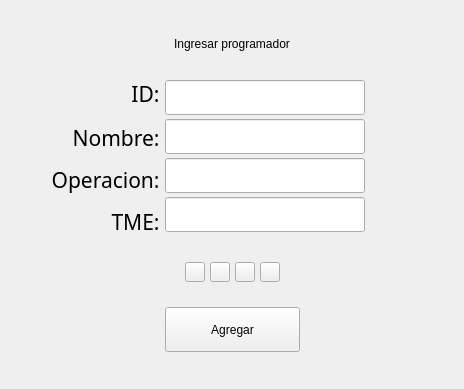
               <widget class="QWidget" name="page_Registrar">
                <layout class="QVBoxLayout" name="verticalLayout_7">
                 <property name="spacing">
                  <number>25</number>
                 </property>
                 <item>
                  <spacer name="verticalSpacer_4">
                   <property name="orientation">
                    <enum>Qt::Vertical</enum>
                   </property>
                   <property name="sizeHint" stdset="0">
                    <size>
                     <width>20</width>
                     <height>26</height>
                    </size>
                   </property>
                  </spacer>
                 </item>
                 <item>
                  <widget class="QLabel" name="label_7">
                   <property name="styleSheet">
                    <string notr="true">font: 77 20pt &quot;Arial Black&quot;;</string>
                   </property>
                   <property name="text">
                    <string>Ingresar programador</string>
                   </property>
                   <property name="alignment">
                    <set>Qt::AlignCenter</set>
                   </property>
                  </widget>
                 </item>
                 <item>
                  <layout class="QHBoxLayout" name="horizontalLayout_6">
                   <property name="spacing">
                    <number>0</number>
                   </property>
                   <item>
                    <spacer name="horizontalSpacer_9">
                     <property name="orientation">
                      <enum>Qt::Horizontal</enum>
                     </property>
                     <property name="sizeHint" stdset="0">
                      <size>
                       <width>40</width>
                       <height>20</height>
                      </size>
                     </property>
                    </spacer>
                   </item>
                   <item>
                    <layout class="QVBoxLayout" name="verticalLayout_5">
                     <property name="spacing">
                      <number>12</number>
                     </property>
                     <item>
                      <widget class="QLabel" name="label_3">
                       <property name="minimumSize">
                        <size>
                         <width>0</width>
                         <height>35</height>
                        </size>
                       </property>
                       <property name="maximumSize">
                        <size>
                         <width>16777215</width>
                         <height>35</height>
                        </size>
                       </property>
                       <property name="font">
                        <font>
                         <family>Arial Black</family>
                         <pointsize>16</pointsize>
                         <weight>9</weight>
                         <italic>false</italic>
                         <bold>false</bold>
                        </font>
                       </property>
                       <property name="text">
                        <string>ID: </string>
                       </property>
                       <property name="alignment">
                        <set>Qt::AlignRight|Qt::AlignTrailing|Qt::AlignVCenter</set>
                       </property>
                      </widget>
                     </item>
                     <item>
                      <widget class="QLabel" name="label_4">
                       <property name="font">
                        <font>
                         <family>Arial Black</family>
                         <pointsize>16</pointsize>
                         <weight>9</weight>
                         <italic>false</italic>
                         <bold>false</bold>
                        </font>
                       </property>
                       <property name="text">
                        <string>Nombre: </string>
                       </property>
                       <property name="alignment">
                        <set>Qt::AlignRight|Qt::AlignTrailing|Qt::AlignVCenter</set>
                       </property>
                      </widget>
                     </item>
                     <item>
                      <widget class="QLabel" name="label_5">
                       <property name="font">
                        <font>
                         <family>Arial Black</family>
                         <pointsize>16</pointsize>
                         <weight>9</weight>
                         <italic>false</italic>
                         <bold>false</bold>
                        </font>
                       </property>
                       <property name="text">
                        <string>Operacion: </string>
                       </property>
                       <property name="alignment">
                        <set>Qt::AlignRight|Qt::AlignTrailing|Qt::AlignVCenter</set>
                       </property>
                      </widget>
                     </item>
                     <item>
                      <widget class="QLabel" name="label_6">
                       <property name="font">
                        <font>
                         <family>Arial Black</family>
                         <pointsize>16</pointsize>
                         <weight>9</weight>
                         <italic>false</italic>
                         <bold>false</bold>
                        </font>
                       </property>
                       <property name="text">
                        <string>TME: </string>
                       </property>
                       <property name="alignment">
                        <set>Qt::AlignRight|Qt::AlignTrailing|Qt::AlignVCenter</set>
                       </property>
                      </widget>
                     </item>
                    </layout>
                   </item>
                   <item>
                    <layout class="QVBoxLayout" name="verticalLayout_6">
                     <item>
                      <widget class="QLineEdit" name="lineEdit_3">
                       <property name="minimumSize">
                        <size>
                         <width>200</width>
                         <height>35</height>
                        </size>
                       </property>
                       <property name="maximumSize">
                        <size>
                         <width>200</width>
                         <height>35</height>
                        </size>
                       </property>
                       <property name="maxLength">
                        <number>5</number>
                       </property>
                       <property name="readOnly">
                        <bool>true</bool>
                       </property>
                      </widget>
                     </item>
                     <item>
                      <widget class="QLineEdit" name="lineEdit_4">
                       <property name="minimumSize">
                        <size>
                         <width>200</width>
                         <height>35</height>
                        </size>
                       </property>
                       <property name="maximumSize">
                        <size>
                         <width>200</width>
                         <height>35</height>
                        </size>
                       </property>
                       <property name="maxLength">
                        <number>50</number>
                       </property>
                       <property name="readOnly">
                        <bool>true</bool>
                       </property>
                      </widget>
                     </item>
                     <item>
                      <widget class="QLineEdit" name="lineEdit_5">
                       <property name="minimumSize">
                        <size>
                         <width>200</width>
                         <height>35</height>
                        </size>
                       </property>
                       <property name="maximumSize">
                        <size>
                         <width>200</width>
                         <height>35</height>
                        </size>
                       </property>
                       <property name="maxLength">
                        <number>30</number>
                       </property>
                       <property name="readOnly">
                        <bool>true</bool>
                       </property>
                      </widget>
                     </item>
                     <item>
                      <widget class="QLineEdit" name="lineEdit_6">
                       <property name="minimumSize">
                        <size>
                         <width>200</width>
                         <height>35</height>
                        </size>
                       </property>
                       <property name="maximumSize">
                        <size>
                         <width>200</width>
                         <height>35</height>
                        </size>
                       </property>
                       <property name="maxLength">
                        <number>20</number>
                       </property>
                       <property name="readOnly">
                        <bool>true</bool>
                       </property>
                      </widget>
                     </item>
                    </layout>
                   </item>
                   <item>
                    <spacer name="horizontalSpacer_10">
                     <property name="orientation">
                      <enum>Qt::Horizontal</enum>
                     </property>
                     <property name="sizeHint" stdset="0">
                      <size>
                       <width>88</width>
                       <height>17</height>
                      </size>
                     </property>
                    </spacer>
                   </item>
                  </layout>
                 </item>
                 <item>
                  <layout class="QHBoxLayout" name="horizontalLayout_7">
                   <property name="spacing">
                    <number>5</number>
                   </property>
                   <item>
                    <spacer name="horizontalSpacer_5">
                     <property name="orientation">
                      <enum>Qt::Horizontal</enum>
                     </property>
                     <property name="sizeHint" stdset="0">
                      <size>
                       <width>40</width>
                       <height>20</height>
                      </size>
                     </property>
                    </spacer>
                   </item>
                   <item>
                    <widget class="QPushButton" name="pushButton_4">
                     <property name="minimumSize">
                      <size>
                       <width>20</width>
                       <height>20</height>
                      </size>
                     </property>
                     <property name="maximumSize">
                      <size>
                       <width>20</width>
                       <height>20</height>
                      </size>
                     </property>
                     <property name="cursor">
                      <cursorShape>BlankCursor</cursorShape>
                     </property>
                     <property name="text">
                      <string/>
                     </property>
                    </widget>
                   </item>
                   <item>
                    <widget class="QPushButton" name="pushButton_7">
                     <property name="minimumSize">
                      <size>
                       <width>20</width>
                       <height>20</height>
                      </size>
                     </property>
                     <property name="maximumSize">
                      <size>
                       <width>20</width>
                       <height>20</height>
                      </size>
                     </property>
                     <property name="cursor">
                      <cursorShape>BlankCursor</cursorShape>
                     </property>
                     <property name="text">
                      <string/>
                     </property>
                    </widget>
                   </item>
                   <item>
                    <widget class="QPushButton" name="pushButton_6">
                     <property name="minimumSize">
                      <size>
                       <width>20</width>
                       <height>20</height>
                      </size>
                     </property>
                     <property name="maximumSize">
                      <size>
                       <width>20</width>
                       <height>20</height>
                      </size>
                     </property>
                     <property name="cursor">
                      <cursorShape>BlankCursor</cursorShape>
                     </property>
                     <property name="text">
                      <string/>
                     </property>
                    </widget>
                   </item>
                   <item>
                    <widget class="QPushButton" name="pushButton_5">
                     <property name="minimumSize">
                      <size>
                       <width>20</width>
                       <height>20</height>
                      </size>
                     </property>
                     <property name="maximumSize">
                      <size>
                       <width>20</width>
                       <height>20</height>
                      </size>
                     </property>
                     <property name="cursor">
                      <cursorShape>BlankCursor</cursorShape>
                     </property>
                     <property name="text">
                      <string/>
                     </property>
                    </widget>
                   </item>
                   <item>
                    <spacer name="horizontalSpacer_6">
                     <property name="orientation">
                      <enum>Qt::Horizontal</enum>
                     </property>
                     <property name="sizeHint" stdset="0">
                      <size>
                       <width>40</width>
                       <height>20</height>
                      </size>
                     </property>
                    </spacer>
                   </item>
                  </layout>
                 </item>
                 <item>
                  <layout class="QHBoxLayout" name="horizontalLayout_8">
                   <item>
                    <spacer name="horizontalSpacer_7">
                     <property name="orientation">
                      <enum>Qt::Horizontal</enum>
                     </property>
                     <property name="sizeHint" stdset="0">
                      <size>
                       <width>40</width>
                       <height>20</height>
                      </size>
                     </property>
                    </spacer>
                   </item>
                   <item>
                    <widget class="QPushButton" name="pushButton_3">
                     <property name="minimumSize">
                      <size>
                       <width>135</width>
                       <height>45</height>
                      </size>
                     </property>
                     <property name="cursor">
                      <cursorShape>PointingHandCursor</cursorShape>
                     </property>
                     <property name="text">
                      <string>Agregar</string>
                     </property>
                    </widget>
                   </item>
                   <item>
                    <spacer name="horizontalSpacer_8">
                     <property name="orientation">
                      <enum>Qt::Horizontal</enum>
                     </property>
                     <property name="sizeHint" stdset="0">
                      <size>
                       <width>40</width>
                       <height>20</height>
                      </size>
                     </property>
                    </spacer>
                   </item>
                  </layout>
                 </item>
                 <item>
                  <spacer name="verticalSpacer_5">
                   <property name="orientation">
                    <enum>Qt::Vertical</enum>
                   </property>
                   <property name="sizeHint" stdset="0">
                    <size>
                     <width>20</width>
                     <height>26</height>
                    </size>
                   </property>
                  </spacer>
                 </item>
                </layout>
               </widget>
